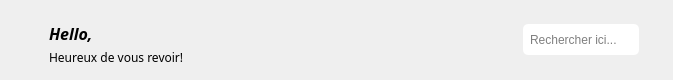
       <widget class="QWidget" name="header_widget" native="true">
        <property name="minimumSize">
         <size>
          <width>0</width>
          <height>80</height>
         </size>
        </property>
        <property name="maximumSize">
         <size>
          <width>16777215</width>
          <height>80</height>
         </size>
        </property>
        <layout class="QHBoxLayout" name="horizontalLayout_5">
         <item>
          <layout class="QHBoxLayout" name="horizontalLayout_4">
           <property name="topMargin">
            <number>10</number>
           </property>
           <item>
            <widget class="QPushButton" name="menu_burger">
             <property name="styleSheet">
              <string notr="true">border:none;</string>
             </property>
             <property name="text">
              <string/>
             </property>
             <property name="icon">
              <iconset resource="resources.qrc">
               <normaloff>:/icons/menu_burger1.png</normaloff>:/icons/menu_burger1.png</iconset>
             </property>
             <property name="iconSize">
              <size>
               <width>29</width>
               <height>29</height>
              </size>
             </property>
             <property name="checkable">
              <bool>true</bool>
             </property>
            </widget>
           </item>
           <item>
            <layout class="QVBoxLayout" name="verticalLayout_13">
             <property name="spacing">
              <number>0</number>
             </property>
             <item>
              <widget class="QLabel" name="label_4">
               <property name="font">
                <font>
                 <family>Montserrat Black</family>
                 <pointsize>12</pointsize>
                 <weight>75</weight>
                 <italic>true</italic>
                 <bold>true</bold>
                </font>
               </property>
               <property name="text">
                <string>Hello, </string>
               </property>
              </widget>
             </item>
             <item>
              <widget class="QLabel" name="label_6">
               <property name="font">
                <font>
                 <family>Montserrat Medium</family>
                </font>
               </property>
               <property name="text">
                <string>Heureux de vous revoir!</string>
               </property>
              </widget>
             </item>
            </layout>
           </item>
          </layout>
         </item>
         <item>
          <spacer name="horizontalSpacer">
           <property name="orientation">
            <enum>Qt::Horizontal</enum>
           </property>
           <property name="sizeHint" stdset="0">
            <size>
             <width>333</width>
             <height>20</height>
            </size>
           </property>
          </spacer>
         </item>
         <item>
          <layout class="QHBoxLayout" name="horizontalLayout_3">
           <property name="rightMargin">
            <number>10</number>
           </property>
           <item>
            <widget class="QLineEdit" name="search_global_lineEdit">
             <property name="maximumSize">
              <size>
               <width>16777215</width>
               <height>31</height>
              </size>
             </property>
             <property name="font">
              <font>
               <pointsize>9</pointsize>
               <strikeout>false</strikeout>
              </font>
             </property>
             <property name="styleSheet">
              <string notr="true">QLineEdit{
	border:none;
	border-radius:5px;
	padding:5px;
    
}</string>
             </property>
             <property name="text">
              <string/>
             </property>
             <property name="placeholderText">
              <string>Rechercher ici...</string>
             </property>
            </widget>
           </item>
           <item>
            <widget class="QLabel" name="label_5">
             <property name="maximumSize">
              <size>
               <width>40</width>
               <height>40</height>
              </size>
             </property>
             <property name="text">
              <string/>
             </property>
             <property name="pixmap">
              <pixmap resource="resources.qrc">:/icons/user1.png</pixmap>
             </property>
             <property name="scaledContents">
              <bool>true</bool>
             </property>
            </widget>
           </item>
          </layout>
         </item>
        </layout>
       </widget>
